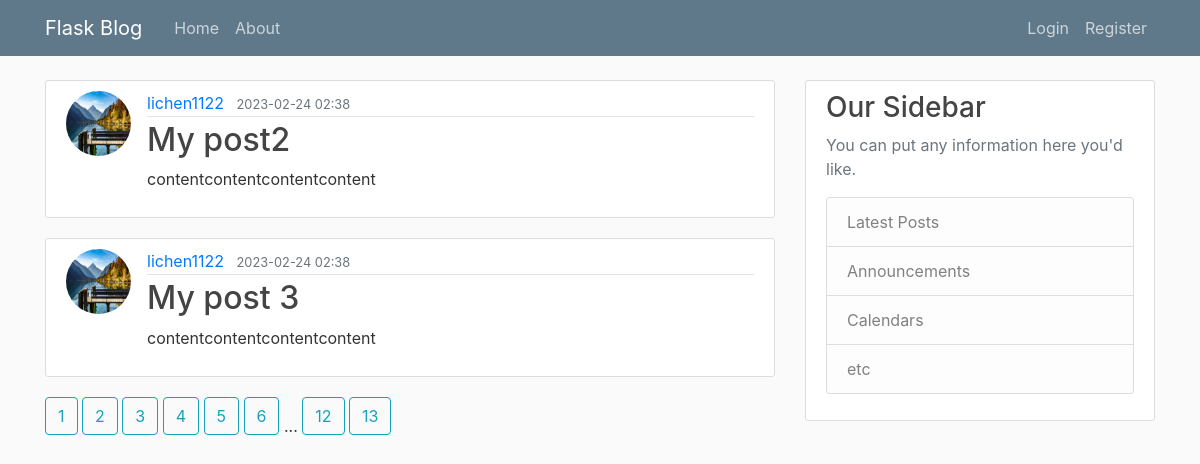
The page /home?page=2 on the database its author committed.
### flaskblog/models.py (models this page shows, shortened)
class Post(db.Model):
    id = db.Column(db.Integer, primary_key=True)
    title = db.Column(db.String(100), nullable=False)
    date_posted = db.Column(db.DateTime, nullable=False, default=datetime.utcnow())
    content = db.Column(db.Text, nullable=False)
    author_id = db.Column(db.Integer, db.ForeignKey("user.id"), nullable=False)
    author = db.relationship('User', back_populates='posts', lazy=True)

class User(db.Model, UserMixin):
    id = db.Column(db.Integer, primary_key = True )
    username = db.Column(db.String(20), unique=True, nullable=False)
    email = db.Column(db.String(120), unique=True, nullable=False)
    image_file = db.Column(db.String(20), nullable=False, default='default.jpg')
    password = db.Column(db.String(60), nullable=False)
    posts = db.relationship('Post', back_populates='author', lazy=True)

### flaskblog/routes.py (the view)
@app.route("/")
@app.route("/home")
def home():
    page = request.args.get('page', 1, type=int) # set default value to 1, and type is integer
    posts = Post.query.paginate(page=page, per_page=2)
    return render_template('home.html', posts=posts)

### flaskblog/templates/home.html
{% extends "layout.html" %}
{% block content %}
    {% for post in posts.items %}
        <article class="media content-section">
            <img class= "rounded-circle article-img" src="{{ url_for('static',filename='profile_pics/'+post.author.image_file) }}" alt="{{ post.author.username }}">
            <div class="media-body">
                <div class="article-metadata">
                    <a class="mr-2" href="#">{{ post.author.username }}</a>
                    <small class="text-muted">{{ post.date_posted.strftime("%Y-%m-%d %H:%M") }}</small>
                </div>
                <h2><a class="article-title" href="{{ url_for('post', post_id=post.id) }}">{{ post.title }}</a></h2>
                <p class="article-content">{{ post.content }}</p>
            </div>
        </article>
    {% endfor %}
    {% for page_num in posts.iter_pages() %}
        {% if page_num %}
            <a class="btn btn-outline-info mb-4" href="{{ url_for("home", page=page_num) }}">{{ page_num }}</a>
        {% else %}
            ...
        {% endif %}
    {% endfor %}
{% endblock content %}

### flaskblog/static/main.css (style rules this page uses)
body { background: #fafafa; color: #333333; margin-top: 5rem; }
h1, h2, h3, h4, h5, h6 { color: #444444; }
.content-section { background: #ffffff; padding: 10px 20px; border: 1px solid #dddddd; border-radius: 3px; margin-bottom: 20px; }
.article-title { color: #444444; }
.article-content { white-space: pre-line; }
.article-img { height: 65px; width: 65px; margin-right: 16px; }
.article-metadata { padding-bottom: 1px; margin-bottom: 4px; border-bottom: 1px solid #e3e3e3 }

### rows shown on the page
Post: image_file (picture), author.username "lichen1122", date_posted "2023-02-24 02:38", title "My post2", content "contentcontentcontentcontent"
Post: image_file (picture), author.username "lichen1122", date_posted "2023-02-24 02:38", title "My post 3", content "contentcontentcontentcontent"

### other values the page prints
{{ page_num }} "1" "2" "3" "4" "5" "6" "12" "13"
